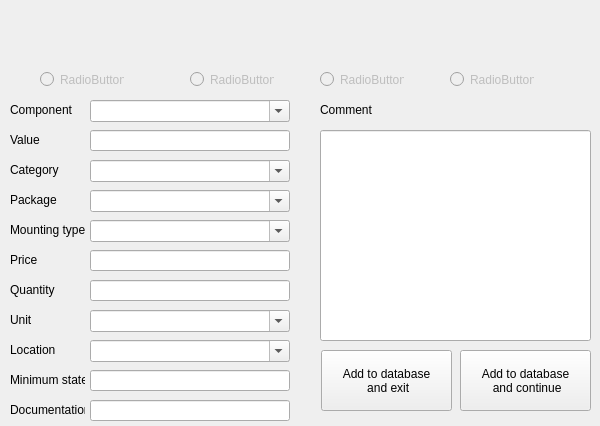
<?xml version="1.0" encoding="UTF-8"?>
<ui version="4.0">
 <class>addComonentForm</class>
 <widget class="QWidget" name="addComonentForm">
  <property name="geometry">
   <rect>
    <x>0</x>
    <y>0</y>
    <width>600</width>
    <height>426</height>
   </rect>
  </property>
  <property name="windowTitle">
   <string>Add Component</string>
  </property>
  <property name="windowIcon">
   <iconset>
    <normaloff>../../../path1.png</normaloff>../../../path1.png</iconset>
  </property>
  <widget class="QLineEdit" name="valueInput">
   <property name="geometry">
    <rect>
     <x>90</x>
     <y>130</y>
     <width>200</width>
     <height>21</height>
    </rect>
   </property>
  </widget>
  <widget class="QLineEdit" name="priceInput">
   <property name="geometry">
    <rect>
     <x>90</x>
     <y>250</y>
     <width>200</width>
     <height>21</height>
    </rect>
   </property>
  </widget>
  <widget class="QLineEdit" name="quantityInput">
   <property name="geometry">
    <rect>
     <x>90</x>
     <y>280</y>
     <width>200</width>
     <height>21</height>
    </rect>
   </property>
  </widget>
  <widget class="QLineEdit" name="minStateInput">
   <property name="geometry">
    <rect>
     <x>90</x>
     <y>370</y>
     <width>200</width>
     <height>21</height>
    </rect>
   </property>
  </widget>
  <widget class="QLineEdit" name="docsInput">
   <property name="geometry">
    <rect>
     <x>90</x>
     <y>400</y>
     <width>200</width>
     <height>21</height>
    </rect>
   </property>
  </widget>
  <widget class="QLineEdit" name="commentInput">
   <property name="geometry">
    <rect>
     <x>320</x>
     <y>130</y>
     <width>271</width>
     <height>211</height>
    </rect>
   </property>
  </widget>
  <widget class="QLabel" name="componentLabel">
   <property name="geometry">
    <rect>
     <x>10</x>
     <y>100</y>
     <width>75</width>
     <height>20</height>
    </rect>
   </property>
   <property name="text">
    <string>Component</string>
   </property>
  </widget>
  <widget class="QLabel" name="valueLabel">
   <property name="geometry">
    <rect>
     <x>10</x>
     <y>130</y>
     <width>75</width>
     <height>20</height>
    </rect>
   </property>
   <property name="text">
    <string>Value</string>
   </property>
  </widget>
  <widget class="QLabel" name="packageLabel">
   <property name="geometry">
    <rect>
     <x>10</x>
     <y>190</y>
     <width>75</width>
     <height>20</height>
    </rect>
   </property>
   <property name="text">
    <string>Package</string>
   </property>
  </widget>
  <widget class="QLabel" name="mountTypeLabel">
   <property name="geometry">
    <rect>
     <x>10</x>
     <y>220</y>
     <width>75</width>
     <height>20</height>
    </rect>
   </property>
   <property name="text">
    <string>Mounting type</string>
   </property>
  </widget>
  <widget class="QLabel" name="priceLabel">
   <property name="geometry">
    <rect>
     <x>10</x>
     <y>250</y>
     <width>75</width>
     <height>20</height>
    </rect>
   </property>
   <property name="text">
    <string>Price</string>
   </property>
  </widget>
  <widget class="QLabel" name="quantityLabel">
   <property name="geometry">
    <rect>
     <x>10</x>
     <y>280</y>
     <width>75</width>
     <height>20</height>
    </rect>
   </property>
   <property name="text">
    <string>Quantity</string>
   </property>
  </widget>
  <widget class="QLabel" name="unitLabel">
   <property name="geometry">
    <rect>
     <x>10</x>
     <y>310</y>
     <width>75</width>
     <height>20</height>
    </rect>
   </property>
   <property name="text">
    <string>Unit</string>
   </property>
  </widget>
  <widget class="QLabel" name="minStateLabel">
   <property name="geometry">
    <rect>
     <x>10</x>
     <y>370</y>
     <width>75</width>
     <height>20</height>
    </rect>
   </property>
   <property name="text">
    <string>Minimum state</string>
   </property>
  </widget>
  <widget class="QLabel" name="docsLabel">
   <property name="geometry">
    <rect>
     <x>10</x>
     <y>400</y>
     <width>75</width>
     <height>20</height>
    </rect>
   </property>
   <property name="text">
    <string>Documentation</string>
   </property>
  </widget>
  <widget class="QLabel" name="categoryLabel">
   <property name="geometry">
    <rect>
     <x>10</x>
     <y>160</y>
     <width>75</width>
     <height>20</height>
    </rect>
   </property>
   <property name="text">
    <string>Category</string>
   </property>
  </widget>
  <widget class="QLabel" name="commentLabel">
   <property name="geometry">
    <rect>
     <x>320</x>
     <y>100</y>
     <width>61</width>
     <height>20</height>
    </rect>
   </property>
   <property name="text">
    <string>Comment</string>
   </property>
  </widget>
  <widget class="QPushButton" name="addAndContinueButton">
   <property name="geometry">
    <rect>
     <x>460</x>
     <y>350</y>
     <width>131</width>
     <height>61</height>
    </rect>
   </property>
   <property name="text">
    <string>Add to database 
 and continue</string>
   </property>
  </widget>
  <widget class="QPushButton" name="addAndExitButton">
   <property name="geometry">
    <rect>
     <x>321</x>
     <y>350</y>
     <width>131</width>
     <height>61</height>
    </rect>
   </property>
   <property name="inputMethodHints">
    <set>Qt::ImhMultiLine</set>
   </property>
   <property name="text">
    <string>Add to database
 and exit</string>
   </property>
  </widget>
  <widget class="QRadioButton" name="noneApi">
   <property name="enabled">
    <bool>false</bool>
   </property>
   <property name="geometry">
    <rect>
     <x>40</x>
     <y>70</y>
     <width>84</width>
     <height>19</height>
    </rect>
   </property>
   <property name="text">
    <string>RadioButton</string>
   </property>
  </widget>
  <widget class="QRadioButton" name="tmeApi">
   <property name="enabled">
    <bool>false</bool>
   </property>
   <property name="geometry">
    <rect>
     <x>190</x>
     <y>70</y>
     <width>84</width>
     <height>19</height>
    </rect>
   </property>
   <property name="text">
    <string>RadioButton</string>
   </property>
  </widget>
  <widget class="QRadioButton" name="mouserApi">
   <property name="enabled">
    <bool>false</bool>
   </property>
   <property name="geometry">
    <rect>
     <x>320</x>
     <y>70</y>
     <width>84</width>
     <height>19</height>
    </rect>
   </property>
   <property name="text">
    <string>RadioButton</string>
   </property>
  </widget>
  <widget class="QRadioButton" name="digiKeyApi">
   <property name="enabled">
    <bool>false</bool>
   </property>
   <property name="geometry">
    <rect>
     <x>450</x>
     <y>70</y>
     <width>84</width>
     <height>19</height>
    </rect>
   </property>
   <property name="text">
    <string>RadioButton</string>
   </property>
  </widget>
  <widget class="QComboBox" name="componentInput">
   <property name="geometry">
    <rect>
     <x>90</x>
     <y>100</y>
     <width>200</width>
     <height>22</height>
    </rect>
   </property>
   <property name="editable">
    <bool>true</bool>
   </property>
  </widget>
  <widget class="QLabel" name="locationLabel">
   <property name="geometry">
    <rect>
     <x>10</x>
     <y>340</y>
     <width>75</width>
     <height>20</height>
    </rect>
   </property>
   <property name="text">
    <string>Location</string>
   </property>
  </widget>
  <widget class="QComboBox" name="categoryInput">
   <property name="geometry">
    <rect>
     <x>90</x>
     <y>160</y>
     <width>200</width>
     <height>22</height>
    </rect>
   </property>
   <property name="editable">
    <bool>true</bool>
   </property>
  </widget>
  <widget class="QComboBox" name="packageInput">
   <property name="geometry">
    <rect>
     <x>90</x>
     <y>190</y>
     <width>200</width>
     <height>22</height>
    </rect>
   </property>
   <property name="editable">
    <bool>true</bool>
   </property>
  </widget>
  <widget class="QComboBox" name="mountTypeInput">
   <property name="geometry">
    <rect>
     <x>90</x>
     <y>220</y>
     <width>200</width>
     <height>22</height>
    </rect>
   </property>
   <property name="editable">
    <bool>true</bool>
   </property>
  </widget>
  <widget class="QComboBox" name="unitInput">
   <property name="geometry">
    <rect>
     <x>90</x>
     <y>310</y>
     <width>200</width>
     <height>22</height>
    </rect>
   </property>
   <property name="editable">
    <bool>true</bool>
   </property>
  </widget>
  <widget class="QComboBox" name="locationInput">
   <property name="geometry">
    <rect>
     <x>90</x>
     <y>340</y>
     <width>200</width>
     <height>22</height>
    </rect>
   </property>
   <property name="editable">
    <bool>true</bool>
   </property>
  </widget>
 </widget>
 <tabstops>
  <tabstop>componentInput</tabstop>
  <tabstop>valueInput</tabstop>
  <tabstop>categoryInput</tabstop>
  <tabstop>packageInput</tabstop>
  <tabstop>mountTypeInput</tabstop>
  <tabstop>priceInput</tabstop>
  <tabstop>quantityInput</tabstop>
  <tabstop>unitInput</tabstop>
  <tabstop>locationInput</tabstop>
  <tabstop>minStateInput</tabstop>
  <tabstop>docsInput</tabstop>
  <tabstop>commentInput</tabstop>
  <tabstop>addAndExitButton</tabstop>
  <tabstop>addAndContinueButton</tabstop>
  <tabstop>noneApi</tabstop>
  <tabstop>tmeApi</tabstop>
  <tabstop>mouserApi</tabstop>
  <tabstop>digiKeyApi</tabstop>
 </tabstops>
 <resources/>
 <connections/>
</ui>
